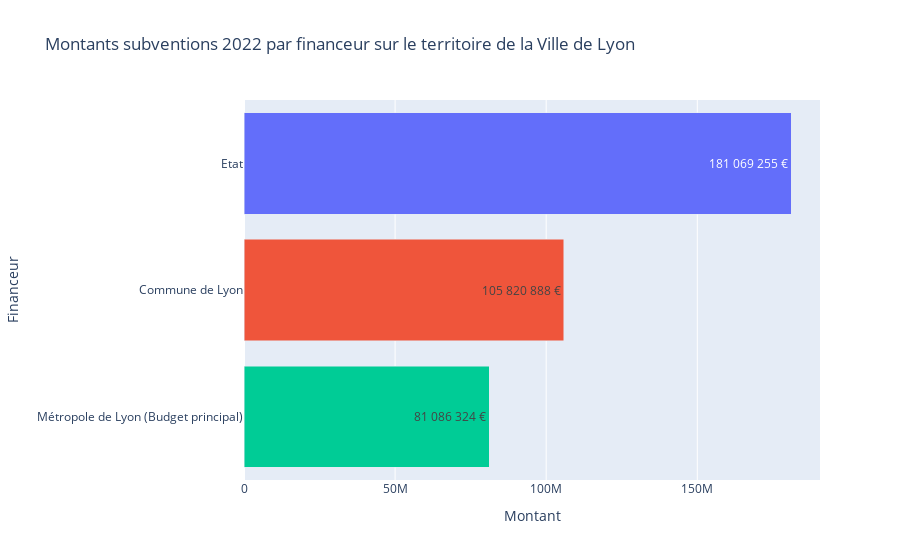

Notebook code cell kept with this figure:
### Code cell
#Graphique à barres empliées du nombre de déchets par type

fig = px.bar(df_financeur_global.sort_values(by = "Montant", ascending = False), x = "Montant", y="Financeur", 
             color="Financeur",
             barmode = 'stack',
             text = "Montant_2",
             title = "Montants subventions 2022 par financeur sur le territoire de la Ville de Lyon")
fig.update_traces(textposition="inside")
fig.update_layout(
    autosize=True,
    uniformtext_minsize=8,
    uniformtext_mode="hide",
    showlegend=False,
)
fig.show()

### Figure 1 — Plotly figure (JSON) as saved in the notebook; plotly's stock layout.template omitted (floating-point values rounded to 4 significant figures)
{"data": [{"alignmentgroup": "True", "hovertemplate": "Financeur=%{y}<br>Montant=%{x}<br>Montant_2=%{text}<extra></extra>", "legendgroup": "Etat", "marker": {"color": "#636efa", "pattern": {"shape": ""}}, "name": "Etat", "offsetgroup": "Etat", "orientation": "h", "showlegend": true, "text": ["181 069 255 €"], "textposition": "inside", "type": "bar", "x": [181100000.0], "xaxis": "x", "y": ["Etat"], "yaxis": "y"}, {"alignmentgroup": "True", "hovertemplate": "Financeur=%{y}<br>Montant=%{x}<br>Montant_2=%{text}<extra></extra>", "legendgroup": "Commune de Lyon", "marker": {"color": "#EF553B", "pattern": {"shape": ""}}, "name": "Commune de Lyon", "offsetgroup": "Commune de Lyon", "orientation": "h", "showlegend": true, "text": ["105 820 888 €"], "textposition": "inside", "type": "bar", "x": [105800000.0], "xaxis": "x", "y": ["Commune de Lyon"], "yaxis": "y"}, {"alignmentgroup": "True", "hovertemplate": "Financeur=%{y}<br>Montant=%{x}<br>Montant_2=%{text}<extra></extra>", "legendgroup": "Métropole de Lyon (Budget principal)", "marker": {"color": "#00cc96", "pattern": {"shape": ""}}, "name": "Métropole de Lyon (Budget principal)", "offsetgroup": "Métropole de Lyon (Budget principal)", "orientation": "h", "showlegend": true, "text": ["81 086 324 €"], "textposition": "inside", "type": "bar", "x": [81090000.0], "xaxis": "x", "y": ["Métropole de Lyon (Budget principal)"], "yaxis": "y"}], "layout": {"autosize": true, "barmode": "stack", "legend": {"title": {"text": "Financeur"}, "tracegroupgap": 0}, "showlegend": false, "title": {"text": "Montants subventions 2022 par financeur sur le territoire de la Ville de Lyon"}, "uniformtext": {"minsize": 8, "mode": "hide"}, "xaxis": {"anchor": "y", "domain": [0, 1], "title": {"text": "Montant"}}, "yaxis": {"anchor": "x", "categoryarray": ["Métropole de Lyon (Budget principal)", "Commune de Lyon", "Etat"], "categoryorder": "array", "domain": [0, 1], "title": {"text": "Financeur"}}}}
